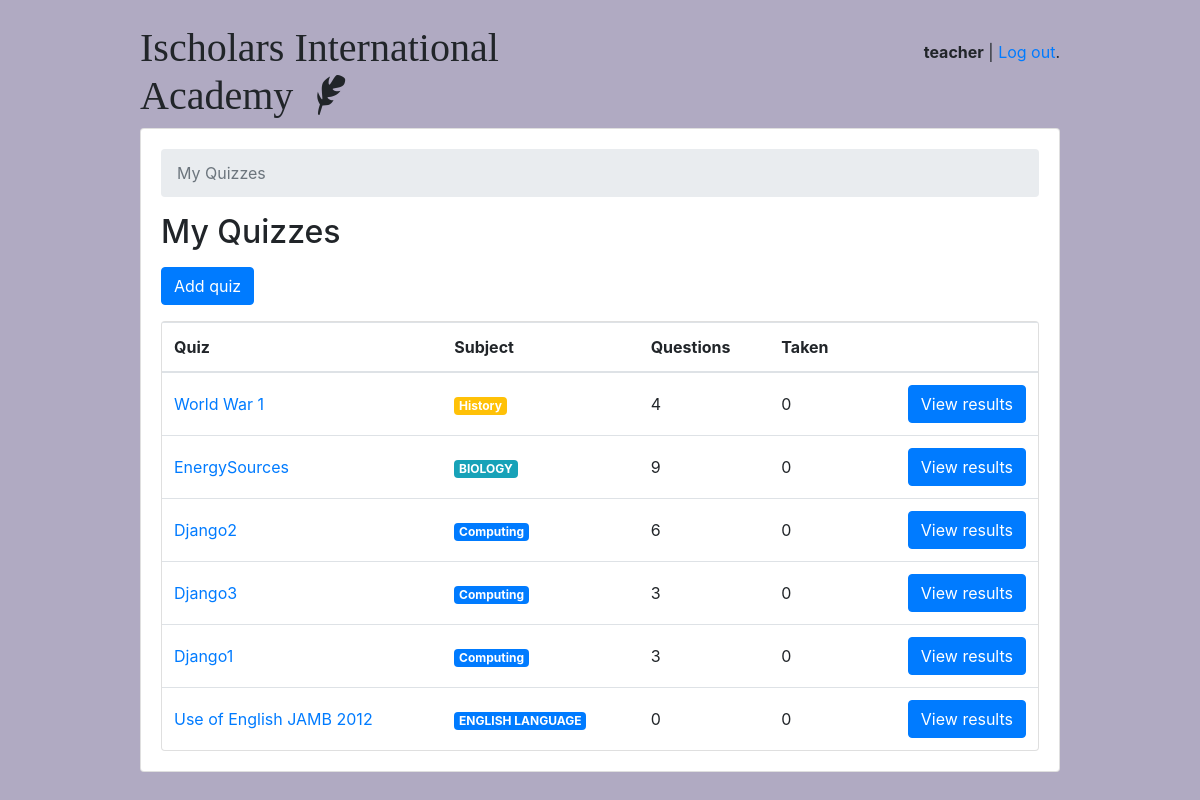
The app's page /teachers/ (signed in) with its own data.
### classroom/models.py (models this page shows, shortened)
class User(AbstractUser):
    is_student = models.BooleanField(default=False)
    is_teacher = models.BooleanField(default=False)

class Quiz(models.Model):
    owner = models.ForeignKey(User, on_delete=models.CASCADE, related_name='quizzes')
    name = models.CharField(max_length=255)
    subject = models.ForeignKey(Subject, on_delete=models.CASCADE, related_name='quizzes')
    instructions = HTMLField(null = True,blank=True)
    passage = HTMLField(null = True,blank=True)

class Subject(models.Model):
    name = models.CharField(max_length=30)
    color = models.CharField(max_length=7, default='#007bff')
    def get_html_badge(self):
        name = escape(self.name)
        color = escape(self.color)
        html = '<span class="badge badge-primary" style="background-color: %s">%s</span>' % (color, name)
        return mark_safe(html)

### classroom/views/teachers.py (the view)
# urls.py: path('', students.QuizListView.as_view(), name='quiz_list'),
@method_decorator([login_required, teacher_required], name='dispatch')
class QuizListView(ListView):
    model = Quiz
    ordering = ('name', )
    context_object_name = 'quizzes'
    template_name = 'classroom/teachers/quiz_change_list.html'
    def get_queryset(self):
        queryset = self.request.user.quizzes \
            .select_related('subject') \
            .annotate(questions_count=Count('questions', distinct=True)) \
            .annotate(taken_count=Count('taken_quizzes', distinct=True))
        return queryset

### classroom/templates/classroom/teachers/quiz_change_list.html
{% extends 'base.html' %}
{% block content %}
  <nav aria-label="breadcrumb">
    <ol class="breadcrumb">
      <li class="breadcrumb-item active" aria-current="page">My Quizzes</li>
    </ol>
  </nav>
  <h2 class="mb-3">My Quizzes</h2>
  <a href="{% url 'teachers:quiz_add' %}" class="btn btn-primary mb-3" role="button">Add quiz</a>
  <div class="card">
    <table class="table mb-0">
      <thead>
        <tr>
          <th>Quiz</th>
          <th>Subject</th>
          <th>Questions</th>
          <th>Taken</th>
          <th></th>
        </tr>
      </thead>
      <tbody>
        {% for quiz in quizzes %}
          <tr>
            <td class="align-middle"><a href="{% url 'teachers:quiz_change' quiz.pk %}">{{ quiz.name }}</a></td>
            <td class="align-middle">{{ quiz.subject.get_html_badge }}</td>
            <td class="align-middle">{{ quiz.questions_count }}</td>
            <td class="align-middle">{{ quiz.taken_count }}</td>
            <td class="text-right">
              <a href="{% url 'teachers:quiz_results' quiz.pk %}" class="btn btn-primary">View results</a>
            </td>
          </tr>
        {% empty %}
          <tr>
            <td class="bg-light text-center font-italic" colspan="5">You haven't created any quiz yet.</td>
          </tr>
        {% endfor %}
      </tbody>
    </table>
  </div>
{% endblock %}

### templates/base.html (shortened to what this page needs)
{% load static %}<!doctype html>
<html lang="en">
  <head>
    <link rel="stylesheet" href="{% static 'css/bootstrap.min.css' %}">
    <link rel="stylesheet" type="text/css" href="{% static 'vendor/fontello-2f186091/css/fontello.css' %}">
    <link rel="stylesheet" type="text/css" href="{% static 'css/app.css' %}">
    {% if user.is_authenticated and user.is_teacher %}
      <link rel="stylesheet" type="text/css" href="{% static 'css/teachers.css' %}">
    {% else %}
      <link rel="stylesheet" type="text/css" href="{% static 'css/students.css' %}">
    {% endif %}
  </head>
  <body>
    <div class="container my-4">
      <div class="row justify-content-center">
        <div class="col-md-10 col-sm-12">
          <div class="row">
            <div class="col-6">
              <h1 class="logo">
                <a href="{% url 'home' %}">
                  Ischolars International Academy
                  {% if user.is_authenticated %}
                    {% if user.is_teacher %}
                      <span class="icon-feather" data-toggle="tooltip" data-placement="right" title="Teacher profile"></span>
                    {% else %}
                      <span class="icon-graduation-cap" data-toggle="tooltip" data-placement="right" title="Student profile"></span>
                    {% endif %}
                  {% endif %}
                </a>
              </h1>
            </div>
            <div class="col-6 text-right">
              {% if user.is_authenticated %}
                <p class="pt-3"><strong>{{ user.username }}{% if user.is_student %} - {{user.student.score}}{% endif %}</strong> | <a href="{% url 'logout' %}">Log out</a>.</p>
              {% else %}
                <a href="{% url 'login' %}" class="btn btn-light" role="button">Log in</a>
                <a href="{% url 'signup' %}" class="btn btn-primary" role="button">Sign up</a>
              {% endif %}
            </div>
          </div>
          <div class="card mb-3">
            <div class="card-body">
              {% block content %}
              {% endblock %}
            </div>
          </div>
        </div>
      </div>
    </div>
  </body>
</html>

### static/css/app.css (style rules this page uses)
.logo { font-family: 'Clicker Script', cursive; }
.logo a { color: #212529; text-decoration: none; }

### static/css/teachers.css (style rules this page uses)
body { background-color: #b0aac2; }

### records on screen
User: username "teacher"
Quiz: name "World War 1", subject.get_html_badge "History", questions_count "4", taken_count "0"
Quiz: name "EnergySources", subject.get_html_badge "BIOLOGY", questions_count "9", taken_count "0"
Quiz: name "Django2", subject.get_html_badge "Computing", questions_count "6", taken_count "0"
Quiz: name "Django3", subject.get_html_badge "Computing", questions_count "3", taken_count "0"
Quiz: name "Django1", subject.get_html_badge "Computing", questions_count "3", taken_count "0"
Quiz: name "Use of English JAMB 2012", subject.get_html_badge "ENGLISH LANGUAGE", questions_count "0", taken_count "0"
